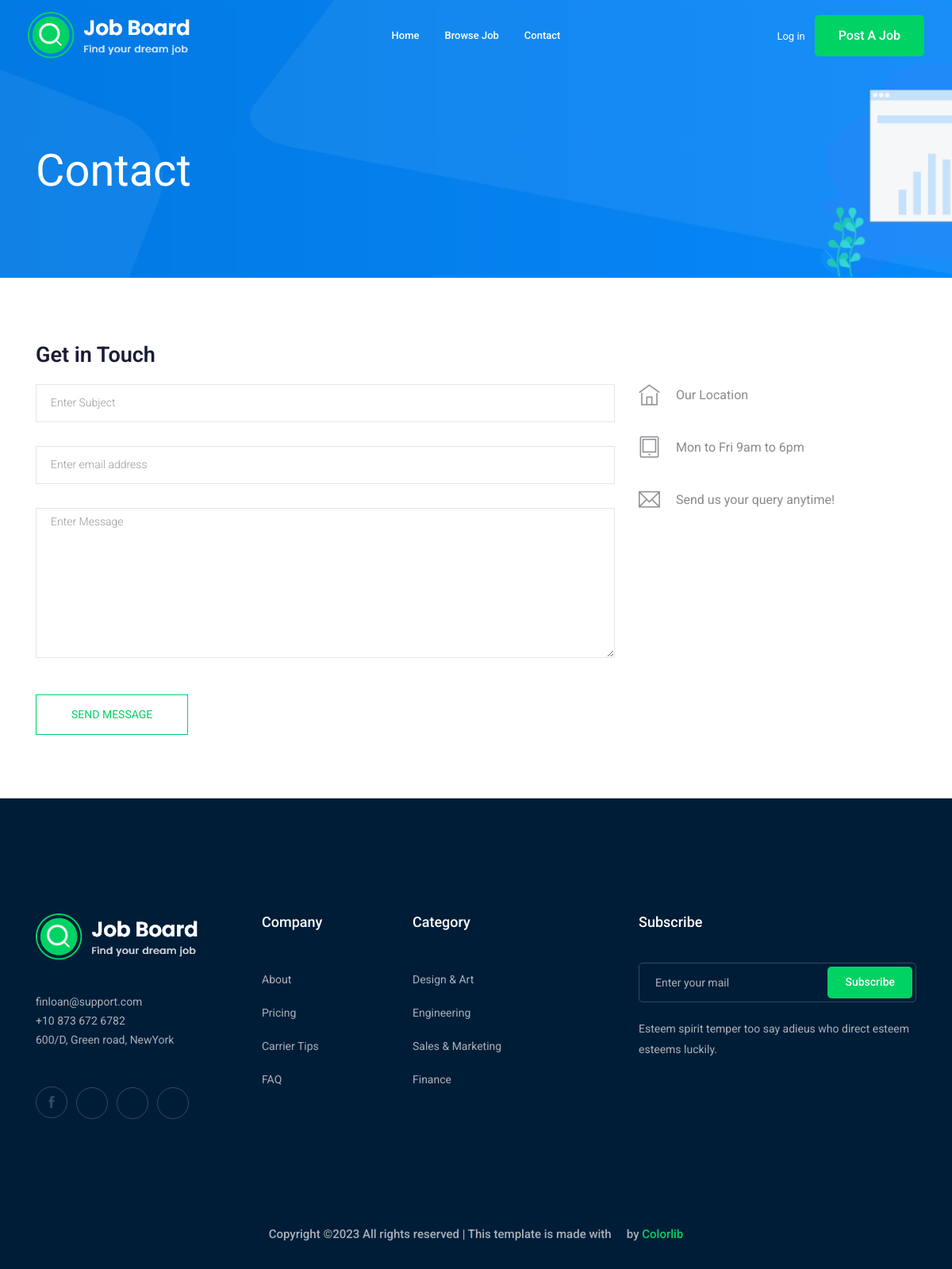
The page /contact-us/ on the database as committed earlier.
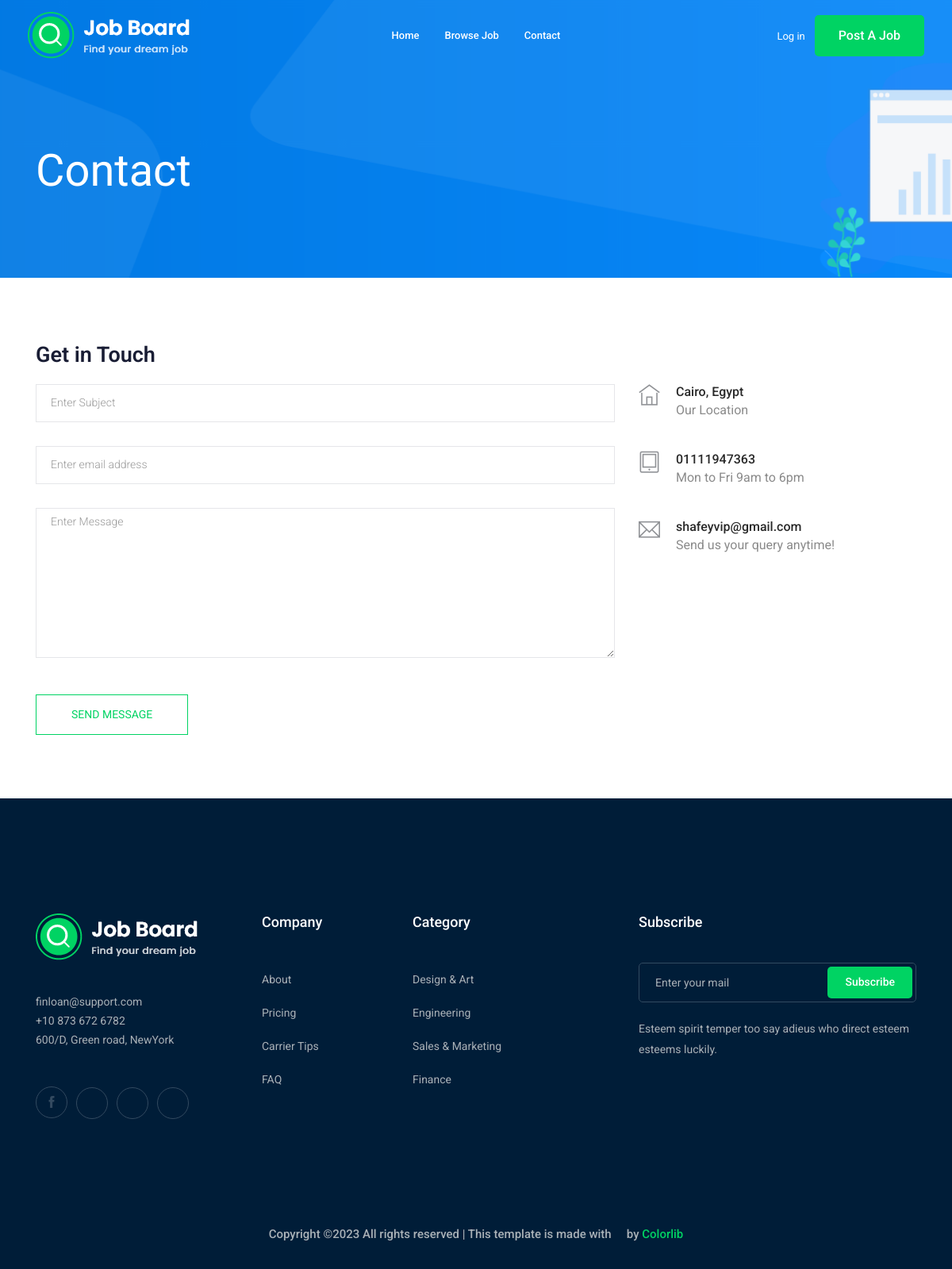
The same page on the database as committed later.
### contact/models.py (models this page shows, shortened)
class Info(models.Model):
    place = models.CharField(max_length=50)
    phone_number = models.CharField(max_length=20)
    email = models.EmailField(max_length=254)
    class Meta:
        verbose_name = ("Info")
        verbose_name_plural = ("Infos")

### contact/views.py (the view, shortened to what this page needs)
# urls.py: path('',views.send_messge, name='contact'),
def send_messge(request):
    myinfo = Info.objects.first()
    return render(request,'contact/contact.html',{'myinfo':myinfo})

### contact/templates/contact/contact.html (shortened to what this page needs)
{% extends 'base.html' %}
{% block body %}
    <div class="bradcam_area bradcam_bg_1">
        <div class="container">
            <div class="row">
                <div class="col-xl-12">
                    <div class="bradcam_text">
                        <h3>contact</h3>
                    </div>
                </div>
            </div>
        </div>
    </div>
  <section class="contact-section section_padding">
    <div class="container">
      <div class="row">
        <div class="col-12">
          <h2 class="contact-title">Get in Touch</h2>
        </div>
        <div class="col-lg-8">
          <form class="form-contact contact_form" method="post">
            <div class="row">
              <div class="col-12">
                <div class="form-group">
                  <input class="form-control" name="subject" id="subject" type="text" onfocus="this.placeholder = ''" onblur="this.placeholder = 'Enter Subject'" placeholder = 'Enter Subject'>
                </div>
              </div>
              <div class="col-sm-12">
                <div class="form-group">
                  <input class="form-control" name="email" id="email" type="email" onfocus="this.placeholder = ''" onblur="this.placeholder = 'Enter email address'" placeholder = 'Enter email address'>
                </div>
              </div>
              <div class="col-12">
                <div class="form-group">
                    <textarea class="form-control w-100" name="message" id="message" cols="30" rows="9" onfocus="this.placeholder = ''" onblur="this.placeholder = 'Enter Message'" placeholder = 'Enter Message'></textarea>
                </div>
              </div>
            </div>
            <div class="form-group mt-3">
              <button type="submit" class="button button-contactForm btn_4 boxed-btn">Send Message</button>
            </div>
          </form>
        </div>
        <div class="col-lg-4">
          <div class="media contact-info">
            <span class="contact-info__icon"><i class="ti-home"></i></span>
            <div class="media-body">
              <h3>{{myinfo.place}}</h3>
              <p>Our Location</p>
            </div>
          </div>
          <div class="media contact-info">
            <span class="contact-info__icon"><i class="ti-tablet"></i></span>
            <div class="media-body">
              <h3>{{myinfo.phone_number}}</h3>
              <p>Mon to Fri 9am to 6pm</p>
            </div>
          </div>
          <div class="media contact-info">
            <span class="contact-info__icon"><i class="ti-email"></i></span>
            <div class="media-body">
              <h3>{{myinfo.email}}</h3>
              <p>Send us your query anytime!</p>
            </div>
          </div>
        </div>
      </div>
    </div>
  </section>
{% endblock body %}

Rows that differ between the two databases and show on the page:
added Info: place "Cairo, Egypt", phone_number "01111947363", email "shafeyvip@gmail.com"
